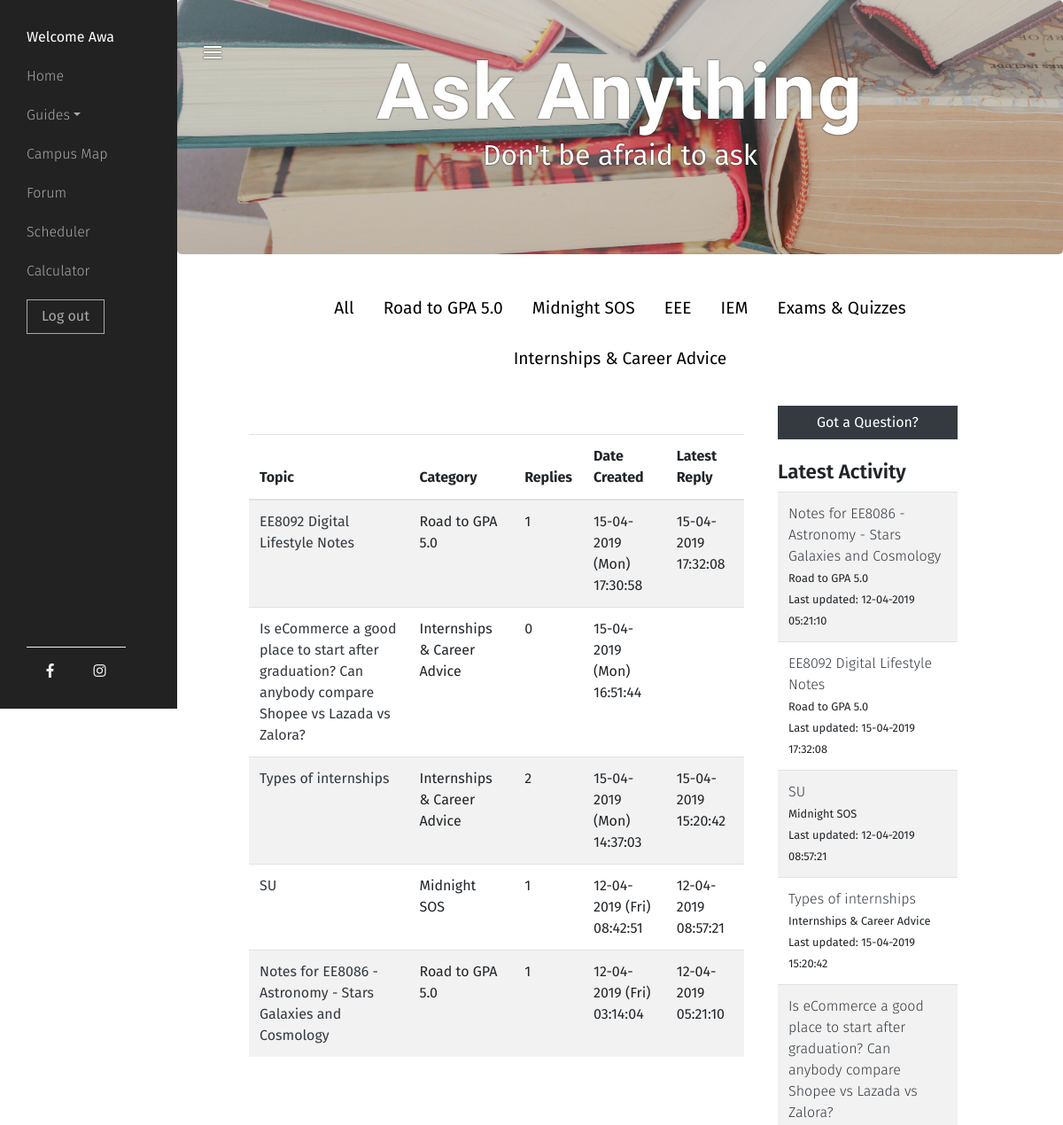
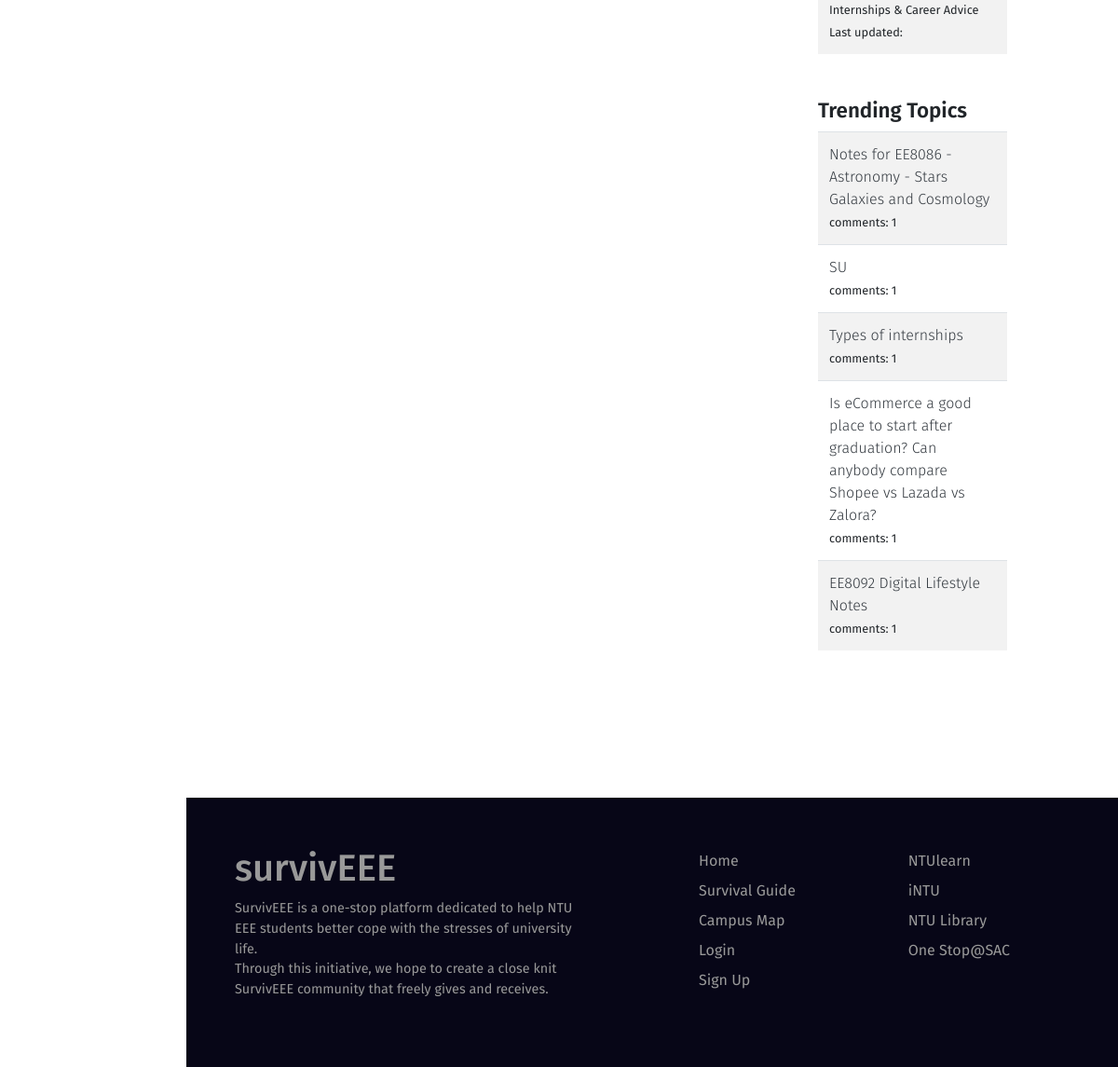
The app's page /forum.php (signed in) with its own data (2 pictures, top to bottom).
### tables this page shows
CREATE TABLE `topics` (
  `topic_id` varchar(128) NOT NULL,
  `topic` varchar(128) NOT NULL,
  `t_description` varchar(640) NOT NULL,
  `slug` varchar(64) NOT NULL
);

CREATE TABLE `forum` (
  `id` int(11) NOT NULL,
  `question` varchar(640) NOT NULL,
  `description` varchar(640) NOT NULL,
  `topic_id` varchar(128) NOT NULL,
  `time` varchar(128) NOT NULL
);

### forum.php (the view, shortened to what this page needs)
<?php
  include('includes/head_section.php');
?>
</head>
<body>
  <div class="wrapper">
     <?php include( ROOT_PATH . '/includes/navbar.php'); ?>
    <div id="content" class="content">
    <div class="jumbotron">
      <div class="container" style="text-align: center;">
        <h2 class="jumbotron-header">Ask Anything</h2>
          <p class="subheader" style="color: #fff; margin: 0px; text-shadow: 0px 0px 2px #111;">Don't be afraid to ask</p>
      </div>
    </div>
    <div class="container-fluid forum">
      <div class="row">
        <?php
              $con = mysqli_connect("localhost","root","", "forum");
              $catsql = "SELECT * FROM topics;";
              $catres = mysqli_query($con, $catsql);
              echo "<div class='col-12 text-center pb-sm-4'>";
              echo"<div class='col-sm-* cat-links '><a href='forum.php'>All</a></div>";
              while($catrow = mysqli_fetch_assoc($catres))
                { ?>
                  <div class="col-sm-* cat-links ">
         <?php   echo "<a href='" . $catrow['slug'] . ".php '>". $catrow['topic'] . "</a></div>";
                }
              echo "</div>";
            ?>
        <div class="col-xs-12 col-lg-8 spacing order-sm-last order-xs-1 order-lg-1 table-responsive">
          <table class="table table-striped main-forum">
            <thead>
              <tr>
                <th scope="col">Topic</th>
                <th scope="col">Category</th>
                <th scope="col">Replies</th>
                <th scope="col">Date Created</th>
                <th scope="col">Latest Reply</th>
              </tr>
            </thead>
            <tbody>
    <?php
            $fquery = "select * from forum, topics where forum.topic_id = topics.topic order by id desc";
            $fresult=mysqli_query($con, $fquery);
            if(mysqli_num_rows($fresult)>0){
              while($row=mysqli_fetch_assoc($fresult)){
                $comments="select COUNT(message) from comments where post_id=$row[id]";
                $zz=mysqli_query($con, $comments);
                $comment_count=mysqli_fetch_array($zz);
                $latest="select MAX(date) FROM comments where post_id=$row[id] group by post_id order by post_id desc";
                $yy=mysqli_query($con, $latest);
                $latest_comment=mysqli_fetch_array($yy);
                echo "<tr>
                  <td><a href=\"post.php?id=$row[id]\" class=\"text-dark\">$row[question]</a></td>
                  <td>$row[topic]</td>
                  <td>$comment_count[0]</td>
                  <td>$row[time]</td>
                  <td>$latest_comment[0]</td>
                </tr>";
              }
            }
      ?>
            </tbody>
        </table>
      </div>
      <div class="col-xs-12 col-lg-4 padding pt-0  order-lg-2">
        <div class="col-12 p-0 order-sm-first" >
        <?php if (isset($_SESSION['user'])){ ?>
          <button type="button" class="btn btn-dark " data-toggle="modal" data-target="#question-modal" style="width: 100%;">Got a Question?</button> <?php
              }?>
        </div>
        <div class="filter row">
          <div class=" col-md-6 col-lg-12 display-none" >
          <h4 class="forum-title text-left mt-4" >Latest Activity</h4>
        <table class="table table-striped table-hover latest mb-4">
          <?php
            $query = "select * from forum, topics where forum.topic_id = topics.topic";
            $result=mysqli_query($con, $query);
            if(mysqli_num_rows($result)>0){
              while($row=mysqli_fetch_assoc($result)){
                $latest="select MAX(date) FROM comments where post_id=$row[id] group by post_id order by post_id desc limit 5";
                $yy=mysqli_query($con, $latest);
                $latest_comment=mysqli_fetch_array($yy);
                echo "<tr><td><a href=\"post.php?id=$row[id]\" class=\"text-dark\">$row[question]</a>
                <br><small>$row[topic] &nbsp; <br> Last updated: $latest_comment[0]</small></td></tr>";
              }
            }
          ?>
        </table>
        </div>
        <div class="col-md-6 col-lg-12 display-none">
        <h4 class="forum-title text-left mt-4">Trending Topics</h4>
        <table class="table table-striped latest">
          <?php
            $query = "select * from forum ";
            $result=mysqli_query($con, $query);
            if(mysqli_num_rows($result)>0){
              while($row=mysqli_fetch_assoc($result)){
                echo "<tr><td><a href=\"post.php?id=$row[id]\" class=\"text-dark\">$row[question]</a><br><small>comments:
                  $comment_count[0]</small></td></tr>";
              }
            }
          ?>
        </table>
      </div>
      </div>
    </div>
    </div>
  </div>
      <br><br><br>
    <?php include( ROOT_PATH . '/includes/footer.php');
    ?>

### css/style.css (style rules this page uses)
*, *:after, *:before { -webkit-box-sizing: border-box; -moz-box-sizing: border-box; box-sizing: border-box; padding: 0; margin: 0; }
html { overflow: scroll; overflow-x: hidden; }
body { margin:0; padding: 0; font-family: 'Fira Sans', sans-serif; font-size: 1em; font-weight: 400; }
h4 { font-family: 'Fira Sans', sans-serif; font-size: 1.4rem; margin-top: -7%; text-align: center; }
.padding { padding: 2.5rem 3rem; }
.text-center { text-align: center; }
.content { width: calc(100% - 200px); position: absolute; top: 0; right: 0; transition: all 0.3s; background-size: cover; background-attachment: fixed; }
.wrapper { display: flex; width: 100%; }
.container-fluid { padding: 2rem 10rem; }
.subheader { text-align: center; padding-bottom: 1.5rem; z-index: 3; margin-top: -7%; font-size: 200%; }
.container { -webkit-transform-style: preserve-3d; transform-style: preserve-3d; -webkit-perspective: 1000px; perspective: 1000px; }

### forum.php (style rules this page uses)
.jumbotron { background-image: linear-gradient(0deg,rgba(38, 38, 38, 0.25), rgba(150, 150, 150, 0.4)), url(images/forum.jpg); height: 50%; background-repeat: no-repeat; -webkit-background-size: cover; -moz-background-size: cover; background-size: cover; background-position: center; position: relative; margin-bottom: 0; }
.jumbotron-header { font-family: 'Fira Sans Condensed'; font-size: 550%; font-weight: 600; letter-spacing: 2px; text-align: center; line-height: .9; color: #fff; text-shadow: 0px 0px 2px #111; }
.badge-dark, .card, .btn, .form-control { border-radius: 0px; }
.forum-title { font-size: 1.4rem; font-weight: 600; }
.latest { font-weight: 300; }
.spacing { padding: 2rem 0 4rem; }
.padding { padding: 2.4rem; }
.container-fluid { padding: 2rem 6rem; }
.cat-links { display: inline-block; padding: .9rem; }
.cat-links a { color: #000; font-size:1.2rem; }

### records on screen
topics: topic "Road to GPA 5.0"
topics: topic "Midnight SOS"
topics: topic "EEE"
topics: topic "IEM"
topics: topic "Exams & Quizzes"
topics: topic "Internships & Career Advice"
forum: question "EE8092 Digital Lifestyle Notes", topics.topic "Road to GPA 5.0", comment_count "1", time "15-04-2019 (Mon) 17:30:58", latest_comment "15-04-2019 17:32:08"
forum: question "Is eCommerce a good place to start after graduation? Can anybody compare Shopee vs Lazada vs Zalora?", topics.topic "Internships & Career Advice", comment_count "0", time "15-04-2019 (Mon) 16:51:44", comment_count "1"
forum: question "Types of internships", topics.topic "Internships & Career Advice", comment_count "2", time "15-04-2019 (Mon) 14:37:03", latest_comment "15-04-2019 15:20:42", comment_count "1"
forum: question "SU", topics.topic "Midnight SOS", comment_count "1", time "12-04-2019 (Fri) 08:42:51", latest_comment "12-04-2019 08:57:21"
forum: question "Notes for EE8086 - Astronomy - Stars Galaxies and Cosmology", topics.topic "Road to GPA 5.0", comment_count "1", time "12-04-2019 (Fri) 03:14:04", latest_comment "12-04-2019 05:21:10"

### other values on screen
$_SESSION['user']['username'] "Awa"
